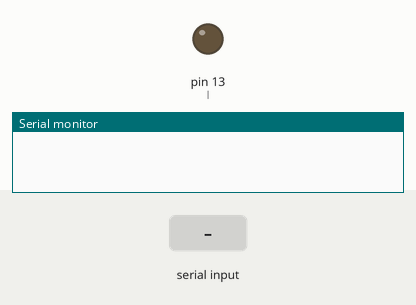
This sketch was run on a simulated Arduino Uno, built with avr-gcc and run on an emulated ATmega328P. On the bench: output pins drawn as LEDs (lit = HIGH), the last lines printed to the serial monitor. The inputs (shaded band) are chosen by the test bench.

Above: at 1.2 s.
1.3 s: "ON" received over Serial
At 3.5 s:
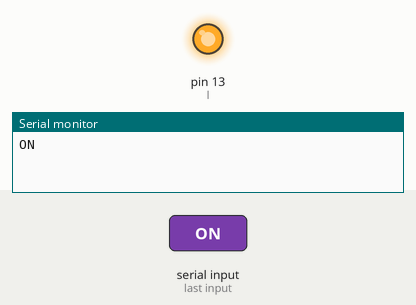
3.8 s: "asd" received over Serial
At 5.5 s:
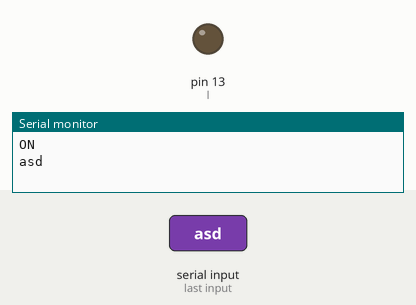
Timing chart, 0 to 7.0 s (numbered marks = the images above; inputs shaded):
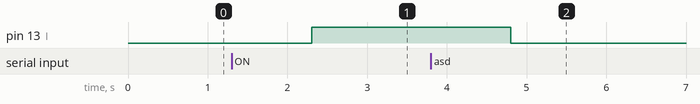

Measured:
- after the input at 1.3 s, pin 13 (l): LOW → HIGH after 1.0 s
- after the input at 3.8 s, pin 13 (l): HIGH → LOW after 1.0 s

The sketch:

bluetooth.ino
```cpp
#define l 13
String a;
void setup() {
  Serial.begin(9600);
  pinMode(l,OUTPUT);

}

void loop() {
  // put your main code here, to run repeatedly:
  while(Serial.available()>0){
    Serial.println(a=Serial.readString());

  }
if(a=="ON")
{
  digitalWrite(l,HIGH);
}
if(a=="asd")
{
  digitalWrite(l,LOW);
}
}
```
